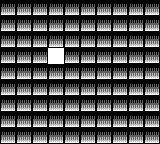

The image is a tile-based game level rendered from a .tmx file. Its description and complete source (layers, tilesets, objects, tile grids) follow:
An orthogonal 10x9 tile map with 16x16 px tiles, 1 tile layer (Capa de patrones 1).

<map version="1.10" tiledversion="1.10.2" orientation="orthogonal" renderorder="right-down" width="10" height="9" tilewidth="16" tileheight="16" infinite="0" nextlayerid="2" nextobjectid="1">
 <editorsettings>
  <export target="gb-madness.csv" format="csv" />
 </editorsettings>
 <tileset firstgid="1" name="gb-tiles" tilewidth="16" tileheight="16" tilecount="33" columns="11">
  <image source="gb-tiles.png" width="176" height="48" />
 </tileset>
 <layer id="1" name="Capa de patrones 1" width="10" height="9">
  <data encoding="csv">
2,2,2,2,2,2,2,2,2,2,
2,2,2,2,2,2,2,2,2,2,
2,2,2,2,2,2,2,2,2,2,
2,2,2,1,2,2,2,2,2,2,
2,2,2,2,2,2,2,2,2,2,
2,2,2,2,2,2,2,2,2,2,
2,2,2,2,2,2,2,2,2,2,
2,2,2,2,2,2,2,2,2,2,
2,2,2,2,2,2,2,2,2,2
</data>
 </layer>
</map>
